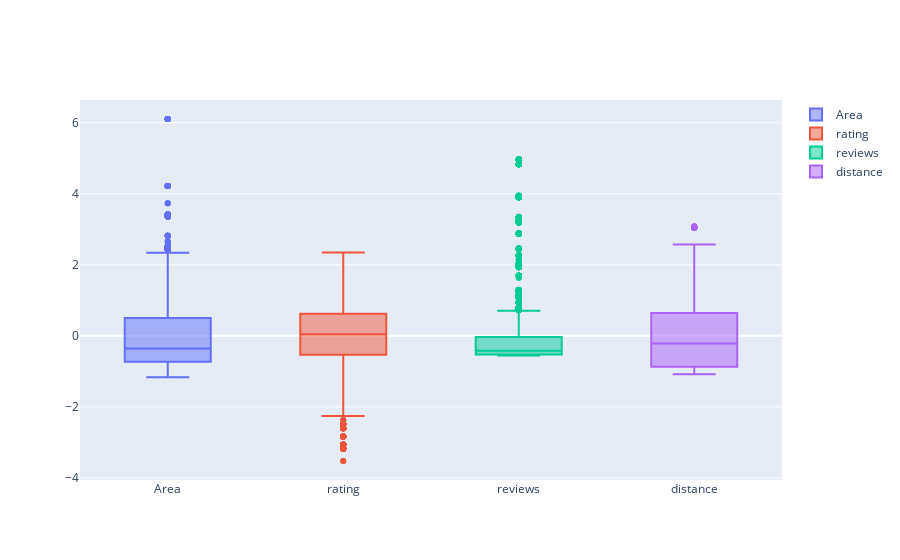

Notebook code for this chart:
### Code cell
# standardscaler
fig = go.Figure()
fig.add_trace(go.Box(y=X_ss_pd["Area"], name="Area"))
fig.add_trace(go.Box(y=X_ss_pd["rating"], name="rating"))
fig.add_trace(go.Box(y=X_ss_pd["reviews"], name="reviews"))
fig.add_trace(go.Box(y=X_ss_pd["distance"], name="distance"))

fig.show();

### Figure 1 — Plotly figure (JSON) as saved in the notebook; plotly's stock layout.template omitted (floating-point values rounded to 4 significant figures; data arrays with more than 128 entries replaced by an {"elided": "..."} marker saying what was removed)
{"data": [{"name": "Area", "type": "box", "y": {"elided": "4750 float values"}}, {"name": "rating", "type": "box", "y": {"elided": "4750 float values"}}, {"name": "reviews", "type": "box", "y": {"elided": "4750 float values"}}, {"name": "distance", "type": "box", "y": {"elided": "4750 float values"}}], "layout": {}}
